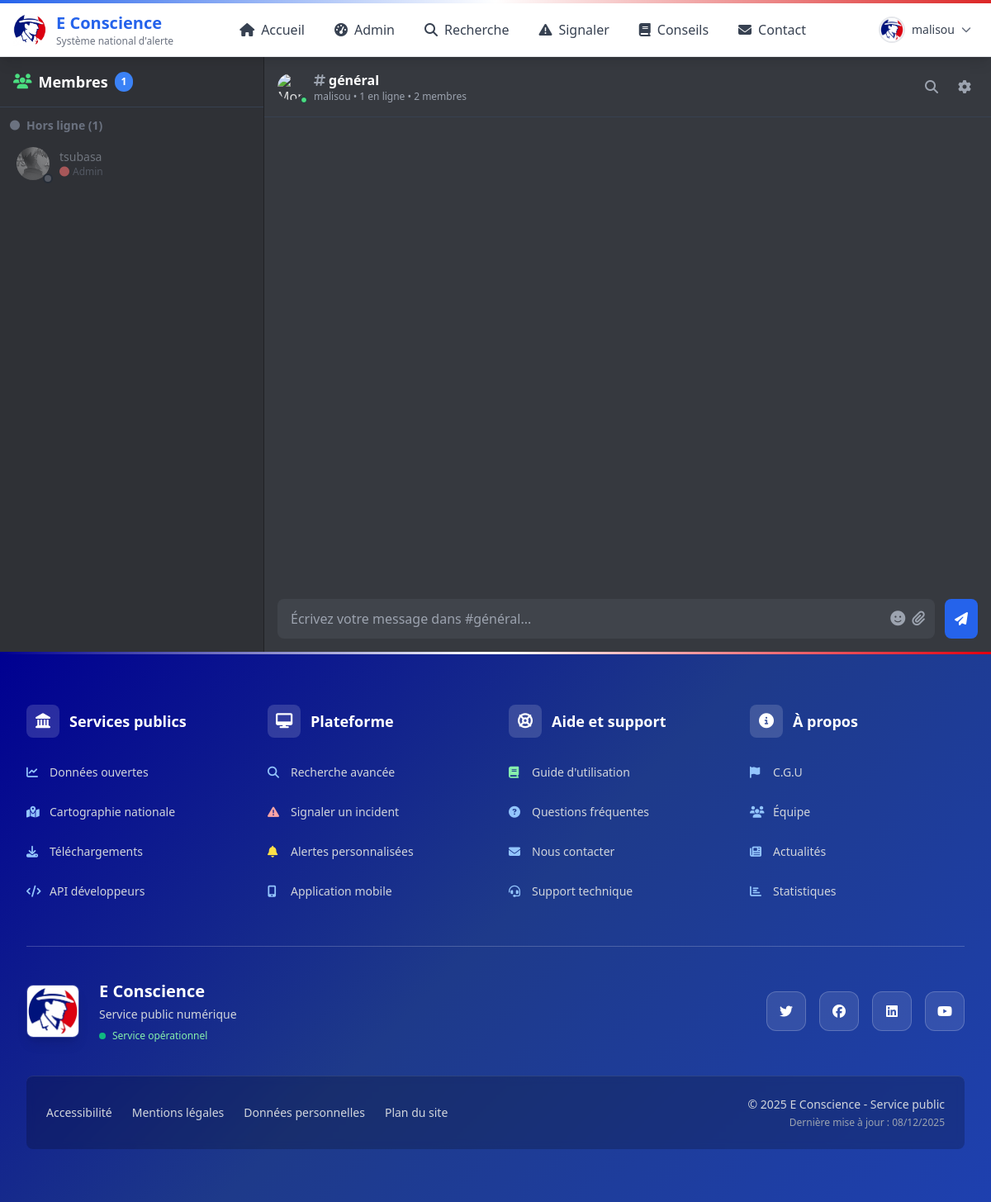
The app's page /Pages/chat.php (signed in), older data.
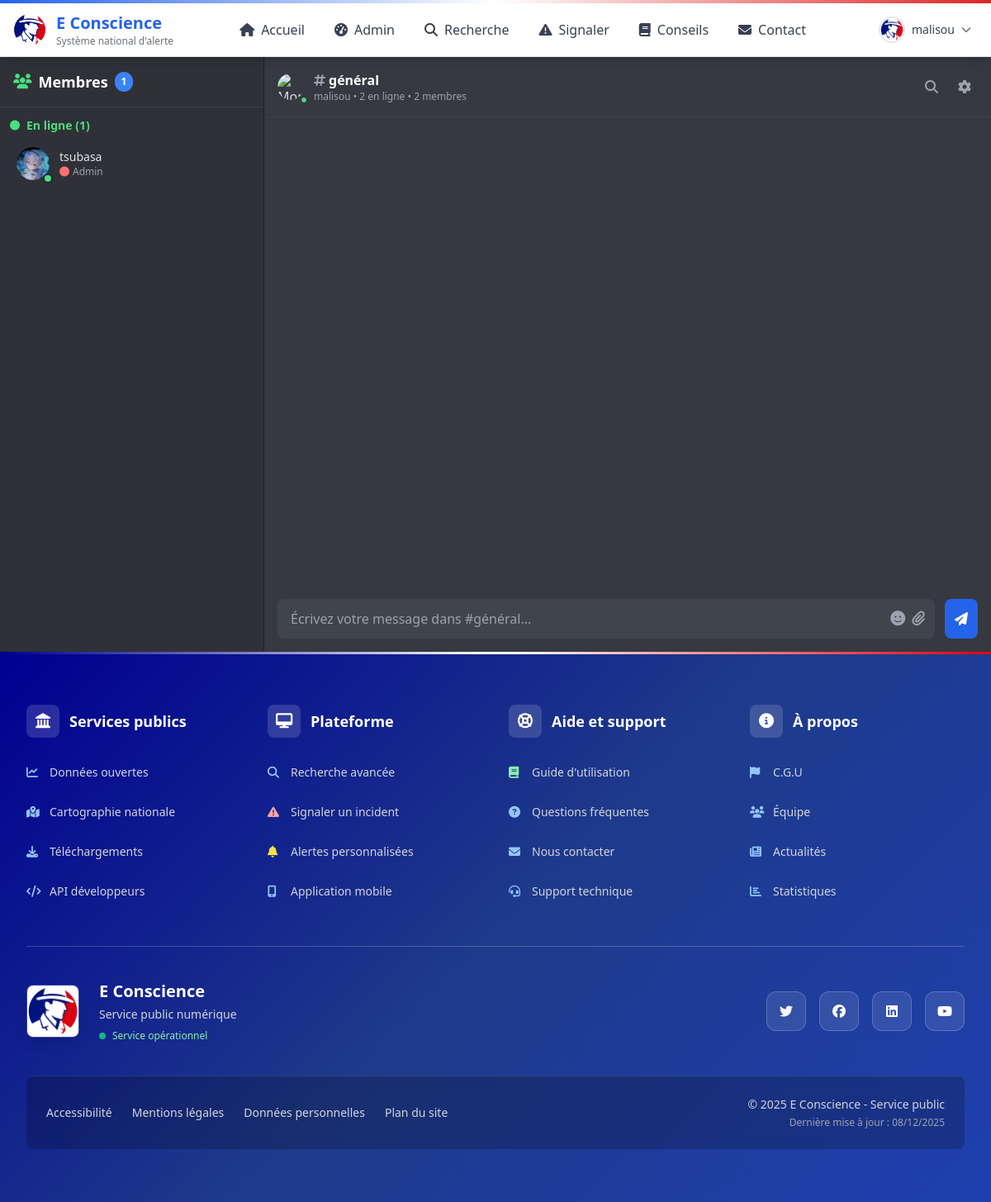
The same page, newer data.
### tables this page shows
CREATE TABLE users (
            id INTEGER PRIMARY KEY AUTOINCREMENT,
            username VARCHAR(255) NOT NULL UNIQUE,
            email VARCHAR(255) NOT NULL UNIQUE,
            password VARCHAR(255) NOT NULL,
            role VARCHAR(255) NOT NULL,
            access_level VARCHAR(50) DEFAULT 'basic',
            accreditation VARCHAR(255) DEFAULT NULL,
            organization VARCHAR(255) DEFAULT NULL,
            created_at DATETIME DEFAULT CURRENT_TIMESTAMP,
            updated_at DATETIME DEFAULT CURRENT_TIMESTAMP,
            deleted_at DATETIME NULL,
            avatar VARCHAR(255) DEFAULT NULL,
            banner VARCHAR(255) DEFAULT NULL,
            bio VARCHAR(255) DEFAULT NULL,
            phone VARCHAR(255) DEFAULT NULL,
            address VARCHAR(255) DEFAULT NULL,
            city VARCHAR(255) DEFAULT NULL,
            country VARCHAR(255) DEFAULT NULL,
            zip VARCHAR(255) DEFAULT NULL,
            website VARCHAR(255) DEFAULT NULL,
            linkedin VARCHAR(255) DEFAULT NULL,
            twitter VARCHAR(255) DEFAULT NULL,
            github VARCHAR(255) DEFAULT NULL,
            token VARCHAR(255) DEFAULT NULL,
            token_expiry DATETIME DEFAULT NULL,
            last_activity DATETIME DEFAULT CURRENT_TIMESTAMP,
            is_active INTEGER DEFAULT 0,
            is_verified INTEGER DEFAULT 0,
            is_banned INTEGER DEFAULT 0,
            is_deleted INTEGER DEFAULT 0,
            is_blacklisted INTEGER DEFAULT 0,
            is_public INTEGER DEFAULT 0,
            require_password_change INTEGER DEFAULT 0
        );

### Pages/chat.php (the view, shortened to what the rows shown need)
<?php
require_once '../Inc/Components/header.php';
require_once '../Inc/Components/nav.php';
$user_id = $_SESSION['user_id'];
try {
    $db = connect_db();
    $stmt = $db->prepare("SELECT * FROM users WHERE id = ?");
    $stmt->execute([$user_id]);
    $dataUser = $stmt->fetch(PDO::FETCH_ASSOC);
    if ($dataUser) {
        $username = $dataUser['username'];
    } else {
        header('Location: login.php');
        exit;
    }
    $allUsers = $db->prepare("SELECT id, username, avatar, role, is_active FROM users WHERE id != ? ORDER BY is_active DESC, username ASC");
    $allUsers->execute([$user_id]);
    $allUsersList = $allUsers->fetchAll(PDO::FETCH_ASSOC);
    $onlineUsers = array_filter($allUsersList, function($user) {
        return $user['is_active'] == 1;
    });
    $offlineUsers = array_filter($allUsersList, function($user) {
        return $user['is_active'] == 0;
    });
} catch (PDOException $e) {
    error_log("Erreur chat: " . $e->getMessage());
    $allUsersList = [];
    $onlineUsers = [];
    $offlineUsers = [];
}
?>
<body>
    <main>
    <div class="chat-container flex">
       <div class="w-80 sidebar flex flex-col">
            <div class="p-4 border-b border-gray-700">
                <h2 class="text-white font-bold text-lg flex items-center">
                    <i class="fas fa-users mr-2 text-green-400"></i>
                    Membres
                    <span class="ml-2 bg-blue-500 px-2 py-1 rounded-full text-xs"><?= count($allUsersList) ?></span>
                </h2>
            </div>
            <div class="flex-1 overflow-y-auto p-3 space-y-1 scrollbar-thin">
                <?php if (!empty($onlineUsers)): ?>
                <div class="mb-4">
                    <h3 class="text-green-400 font-semibold text-sm mb-2 flex items-center">
                        <i class="fas fa-circle text-xs mr-2"></i>
                        En ligne (<?= count($onlineUsers) ?>)
                    </h3>
                    <?php foreach ($onlineUsers as $userItem): ?>
                    <div class="flex items-center p-2 rounded-lg cursor-pointer transition-all duration-200 user-item" data-user-id="<?= $userItem['id'] ?>" data-username="<?= htmlspecialchars($userItem['username']) ?>">
                        <div class="relative">
                            <img src="../Assets/Images/avatars/<?= htmlspecialchars($userItem['avatar']) ?>"
                                 alt="Avatar"
                                 class="w-10 h-10 rounded-full object-cover">
                            <div class="absolute -bottom-1 -right-1 w-3 h-3 bg-green-400 rounded-full border-2 border-gray-800 online-dot"></div>
                        </div>
                        <div class="ml-3 flex-1">
                            <p class="font-medium text-gray-200 text-sm"><?= htmlspecialchars($userItem['username']) ?></p>
                            <p class="text-xs text-gray-400 capitalize flex items-center">
                                <i class="fas fa-circle text-xs mr-1 <?= $userItem['role'] === 'admin' ? 'text-red-400' : ($userItem['role'] === 'moderator' ? 'text-yellow-400' : 'text-blue-400') ?>"></i>
                                <?= htmlspecialchars($userItem['role']) ?>
                            </p>
                        </div>
                    </div>
                    <?php endforeach; ?>
                </div>
                <?php endif; ?>
                <?php if (!empty($offlineUsers)): ?>
                <div class="mb-4">
                    <h3 class="text-gray-500 font-semibold text-sm mb-2 flex items-center">
                        <i class="fas fa-circle text-xs mr-2"></i>
                        Hors ligne (<?= count($offlineUsers) ?>)
                    </h3>
                    <?php foreach ($offlineUsers as $userItem): ?>
                    <div class="flex items-center p-2 rounded-lg cursor-pointer transition-all duration-200 user-item opacity-60" data-user-id="<?= $userItem['id'] ?>" data-username="<?= htmlspecialchars($userItem['username']) ?>">
                        <div class="relative">
                            <img src="../Assets/Images/avatars/<?= htmlspecialchars($userItem['avatar']) ?>"
                                 alt="Avatar"
                                 class="w-10 h-10 rounded-full object-cover grayscale">
                            <div class="absolute -bottom-1 -right-1 w-3 h-3 bg-gray-500 rounded-full border-2 border-gray-800"></div>
                        </div>
                        <div class="ml-3 flex-1">
                            <p class="font-medium text-gray-400 text-sm"><?= htmlspecialchars($userItem['username']) ?></p>
                            <p class="text-xs text-gray-500 capitalize flex items-center">
                                <i class="fas fa-circle text-xs mr-1 <?= $userItem['role'] === 'admin' ? 'text-red-400' : ($userItem['role'] === 'moderator' ? 'text-yellow-400' : 'text-blue-400') ?>"></i>
                                <?= htmlspecialchars($userItem['role']) ?>
                            </p>
                        </div>
                    </div>
                    <?php endforeach; ?>
                </div>
                <?php endif; ?>
            </div>
        </div>
        <div class="flex-1 flex flex-col">
            <div class="p-4 border-b border-gray-700 flex items-center justify-between">
                <div class="flex items-center">
                    <div class="ml-3">
                        <h3 class="font-bold text-white flex items-center">
                            <i class="fas fa-hashtag mr-1 text-gray-400"></i>
                            général
                        </h3>
                        <p class="text-xs text-gray-400"><?= htmlspecialchars($username) ?> • <?= count($onlineUsers) + 1 ?> en ligne • <?= count($allUsersList) + 1 ?> membres</p>
                    </div>
                </div>
            </div>
        </div>
    </div>
    </main>
<?php require_once '../Inc/Components/footer.php'; ?>

### Inc/Components/nav.php (shortened to what the rows shown need)
<?php
$rootPath = dirname(dirname(dirname(__FILE__))) . DIRECTORY_SEPARATOR;
include_once($rootPath . "Inc" . DIRECTORY_SEPARATOR . "Constants" . DIRECTORY_SEPARATOR . "CookieManager.php");
$user = null;
$username = null;
try {
    if (isset($_SESSION['user_id']) && !empty($_SESSION['user_id'])) {
        $conn = connect_db();
        $req = $conn->prepare("SELECT * FROM users WHERE id = ?");
        $req->execute([$_SESSION['user_id']]);
        $dataUser = $req->fetch(PDO::FETCH_ASSOC);
        if ($dataUser) {
            $user = $dataUser;
            $username = $dataUser['username'];
        }
    }
    if ($user) {
        $avatarDir = $rootPath . "Assets/Images/avatars/";
        $latestAvatar = null;
        $avatarFile = $latestAvatar ? $avatarDir . $latestAvatar : null;
    }
} catch (PDOException $e) {
    error_log("Database error in nav.php: " . $e->getMessage());
} catch (Exception $e) {
    error_log("General error in nav.php: " . $e->getMessage());
}
$currentPath = $_SERVER['REQUEST_URI'];
$isInSubfolder = (strpos($currentPath, '/Src/') !== false || strpos($currentPath, '/Pages/') !== false);
$basePath = $isInSubfolder ? '../' : './';
?>
<nav class="bg-white shadow-lg sticky top-0 z-50 border-b border-gray-200">
    <div class="max-w-7xl mx-auto">
        <div class="flex justify-between items-center h-16">
            <div class="flex items-center space-x-3 px-4">
                <div class="block">
                    <h1 class="text-lg sm:text-xl font-bold text-blue-600">E Conscience</h1>
                </div>
            </div>
            <div class="flex items-center space-x-3 px-4">
                <?php if ($user !== null) { ?>
                    <div class="relative" id="user-dropdown">
                        <button onclick="toggleUserDropdown()"
                            class="flex items-center space-x-2 p-2 rounded-lg hover:bg-gray-100 transition-colors">
                            <img src="<?php echo ($latestAvatar && file_exists($avatarFile)) ? $basePath . 'Assets/Images/avatars/' . $latestAvatar : $basePath . 'Assets/Images/SignaleFrance.png'; ?>"
                                alt="Avatar" class="h-8 w-8 rounded-full object-cover border-2 border-gray-200">
                            <span
                                class="hidden md:block text-sm font-medium text-gray-700"><?php echo htmlspecialchars($username); ?></span>
                            <i class="fas fa-chevron-down text-xs text-gray-500"></i>
                        </button>
                    </div>
                <?php } ?>
            </div>
        </div>
    </div>
</nav>

Row changes from the older to the newer data that the page shows:
changed users "tsubasa": count($onlineUsers) + 1 "1" → "2"; moves from the list under "Hors ligne (1)" to the list under "En ligne (1)"
Text that changed along with them:
text no longer shown: "Hors ligne ("
text now shown: "En ligne ("
